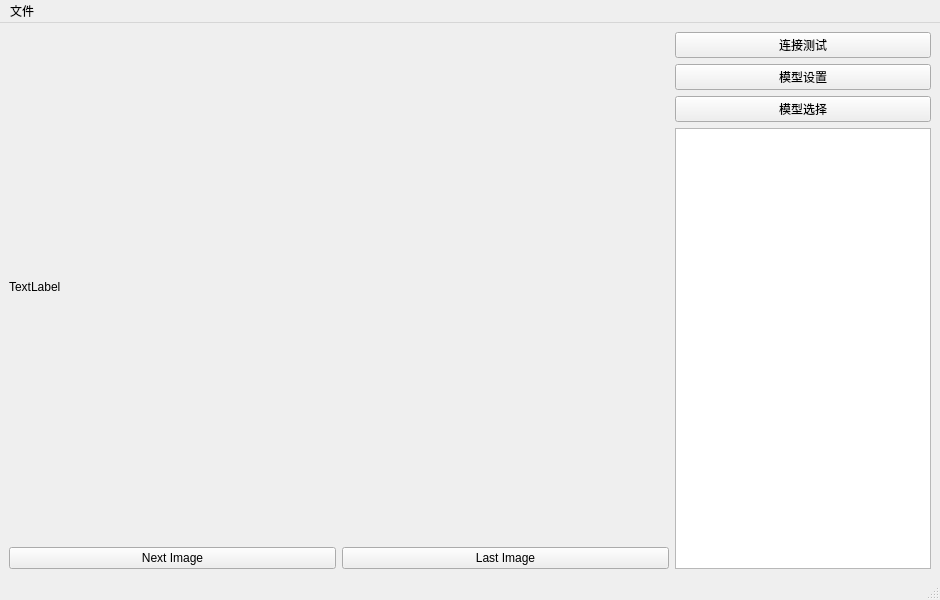
<?xml version="1.0" encoding="UTF-8"?>
<ui version="4.0">
 <class>MainWindow</class>
 <widget class="QMainWindow" name="MainWindow">
  <property name="geometry">
   <rect>
    <x>0</x>
    <y>0</y>
    <width>940</width>
    <height>600</height>
   </rect>
  </property>
  <property name="windowTitle">
   <string>MainWindow</string>
  </property>
  <widget class="QWidget" name="centralwidget">
   <layout class="QGridLayout" name="gridLayout">
    <item row="0" column="0">
     <layout class="QGridLayout" name="mainLayout">
      <item row="13" column="1">
       <widget class="QPushButton" name="LastImageButton">
        <property name="sizePolicy">
         <sizepolicy hsizetype="Minimum" vsizetype="Fixed">
          <horstretch>2</horstretch>
          <verstretch>2</verstretch>
         </sizepolicy>
        </property>
        <property name="text">
         <string>Last Image</string>
        </property>
       </widget>
      </item>
      <item row="3" column="2">
       <widget class="QPushButton" name="ModelSelector">
        <property name="text">
         <string>模型选择</string>
        </property>
       </widget>
      </item>
      <item row="1" column="0" rowspan="12" colspan="2">
       <widget class="QLabel" name="ImageDisplayer">
        <property name="sizePolicy">
         <sizepolicy hsizetype="Preferred" vsizetype="Preferred">
          <horstretch>2</horstretch>
          <verstretch>2</verstretch>
         </sizepolicy>
        </property>
        <property name="maximumSize">
         <size>
          <width>3840</width>
          <height>2160</height>
         </size>
        </property>
        <property name="text">
         <string>TextLabel</string>
        </property>
       </widget>
      </item>
      <item row="13" column="0">
       <widget class="QPushButton" name="NextImageButton">
        <property name="text">
         <string>Next Image</string>
        </property>
       </widget>
      </item>
      <item row="1" column="2">
       <widget class="QPushButton" name="ConnectionTest">
        <property name="text">
         <string>连接测试</string>
        </property>
       </widget>
      </item>
      <item row="4" column="2" rowspan="10">
       <widget class="QTextBrowser" name="LogPrinter">
        <property name="markdown">
         <string>## 这里显示一些实时log

</string>
        </property>
       </widget>
      </item>
      <item row="2" column="2">
       <widget class="QPushButton" name="ModelSetting">
        <property name="text">
         <string>模型设置</string>
        </property>
       </widget>
      </item>
     </layout>
    </item>
   </layout>
  </widget>
  <widget class="QMenuBar" name="menubar">
   <property name="geometry">
    <rect>
     <x>0</x>
     <y>0</y>
     <width>940</width>
     <height>24</height>
    </rect>
   </property>
   <widget class="QMenu" name="menu">
    <property name="title">
     <string>文件</string>
    </property>
   </widget>
   <addaction name="menu"/>
  </widget>
  <widget class="QStatusBar" name="statusbar"/>
 </widget>
 <resources/>
 <connections/>
</ui>
